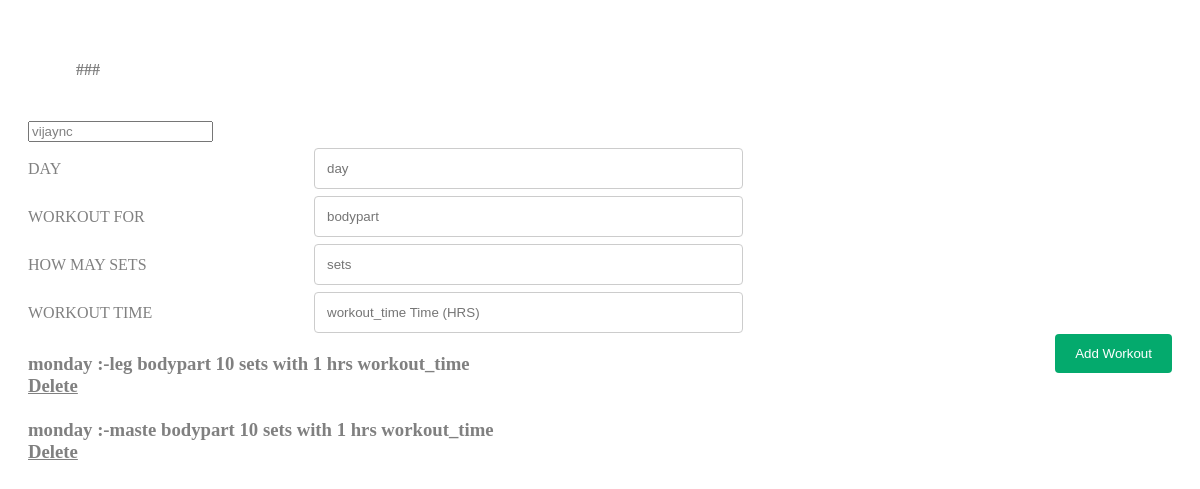
Page /gymform.php (signed in) on the committed database.
### tables this page shows
CREATE TABLE `workout_plans` (
  `id` int(11) NOT NULL,
  `username` varchar(100) NOT NULL,
  `day` varchar(1000) NOT NULL,
  `bodypart` varchar(1000) NOT NULL,
  `sets` varchar(1000) NOT NULL,
  `workout_time` varchar(1000) NOT NULL
);

### gymform.php (the view, shortened to what this page needs)
<?php include('NAV.php')?>
<div class="container">
<form method="post" action="gymform.php">
 <input  readonly="text" value="<?php echo $_SESSION['username'];?>" name="username">
 <div class="row">
    <div class="col-25">
      <label for="DAY">DAY</label>
    </div>
    <div class="col-75">
 <input type="text" name="day" placeholder="day"required>
</div>
</div>
<div class="row">
    <div class="col-25">
      <label for="fname">WORKOUT FOR</label>
    </div>
    <div class="col-75">
  <input type="text" name="bodypart" placeholder="bodypart"required>
  </div>
</div>
<div class="row">
    <div class="col-25">
      <label for="fname">HOW MAY SETS</label>
    </div>
    <div class="col-75">
  <input type="text" name="sets" placeholder="sets"required>
  </div>
</div>
<div class="row">
    <div class="col-25">
      <label for="fname">WORKOUT TIME</label>
    </div>
    <div class="col-75">
  <input type="text" name="workout_time" placeholder="workout_time Time (HRS)"required>
</div>
</div>
  <input type="submit" name="submit" value="Add Workout">
</form>
</html>
<h3>
<?php
$username =$_SESSION['username'];
$sql = "SELECT * FROM workout_plans where username='$username'";
$result = mysqli_query($db, $sql);
while ($row = mysqli_fetch_array($result)) {
  echo $row['day'] . " :-" . $row['bodypart'] . " bodypart  " . $row['sets'] . " sets with " . $row['workout_time'] . " hrs workout_time";
  echo "<br>";
  echo "<a href='?delete=" . $row['id'] . "'>Delete</a>";
  echo "<br><br>";
}
?></h3>

### navss.css (style rules this page uses)
html { box-sizing: border-box; }
:root { --green-light: #7fff00; }

### gymform.php (style rules this page uses)
body { background-image: url(image/workoutimg/60.jpg); }
* { box-sizing: border-box; color:gray; }
input[type=text], select, textarea { width: 50%; padding: 12px; border: 1px solid #ccc; border-radius: 4px; resize: vertical; }
label { padding: 12px 12px 12px 0; display: inline-block; }
input[type=submit] { background-color: #04aa6d; color: white; padding: 12px 20px; border: none; border-radius: 4px; cursor: pointer; float: right; }
.container { border-radius: 5px; padding: 20px; }
.col-25 { float: left; width: 25%; margin-top: 6px; }
.col-75 { float: left; width: 75%; margin-top: 6px; }
.row:after { content: ""; display: table; clear: both; }

### rows in the picture
workout_plans: day "monday", bodypart "leg", sets "10", workout_time "1"
workout_plans: day "monday", bodypart "maste", sets "10", workout_time "1"
